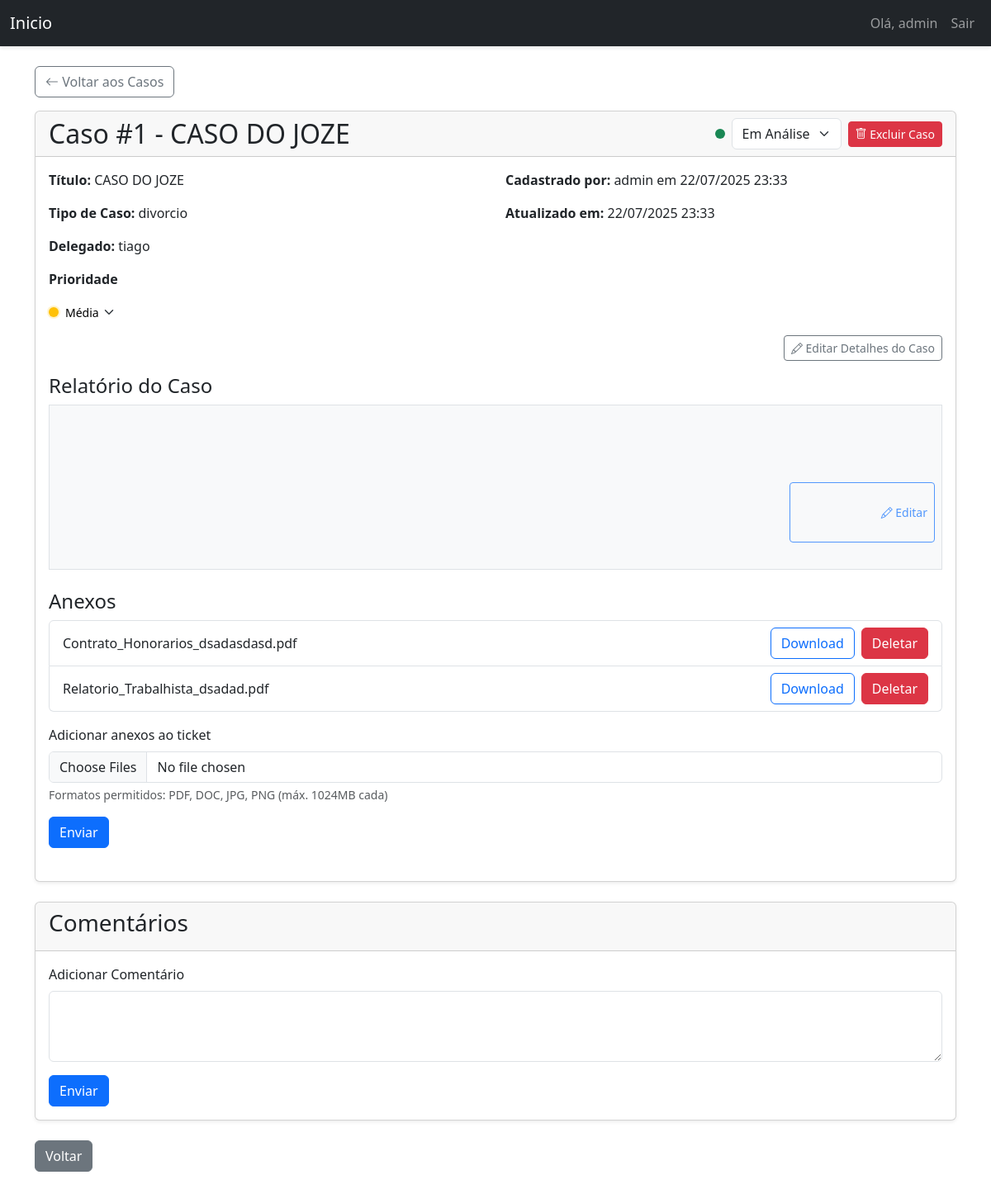
Page /ticket/1 (signed in) on the committed database.
### models.py (models this page shows, shortened)
class User(UserMixin, db.Model):
    id = db.Column(db.Integer, primary_key=True)
    username = db.Column(db.String(64), index=True, unique=True)
    email = db.Column(db.String(120), index=True, unique=True)
    password_hash = db.Column(db.String(128))
    is_admin = db.Column(db.Boolean, default=False)
    tickets = db.relationship('Ticket', backref='author', lazy='dynamic', cascade="all, delete-orphan")
    comments = db.relationship('Comment', backref='author', lazy='dynamic', cascade="all, delete-orphan")
    attachments = db.relationship('Attachment', backref='author', lazy='dynamic')

class Ticket(db.Model):
    id = db.Column(db.Integer, primary_key=True)
    title = db.Column(db.String(140))
    description = db.Column(db.Text)
    case_number = db.Column(db.String(50))
    status = db.Column(db.String(20), default='Em Análise')
    priority = db.Column(db.String(20), default='Média')
    created_at = db.Column(db.DateTime, index=True, default=datetime.utcnow)
    updated_at = db.Column(db.DateTime, index=True, default=datetime.utcnow)
    user_id = db.Column(db.Integer, db.ForeignKey('user.id'))
    delegado = db.Column(db.String(100))
    comments = db.relationship('Comment', backref='ticket', lazy='dynamic', cascade="all, delete-orphan")
    attachments = db.relationship('Attachment', backref='ticket', lazy='dynamic', cascade="all, delete-orphan")

class Attachment(db.Model):
    id = db.Column(db.Integer, primary_key=True)
    filename = db.Column(db.String(100), nullable=False)
    path = db.Column(db.String(200), nullable=False) # A coluna se chama 'path'
    position = db.Column(db.Integer, default=0)
    uploaded_at = db.Column(db.DateTime, default=datetime.utcnow)
    user_id = db.Column(db.Integer, db.ForeignKey('user.id'), nullable=False)
    ticket_id = db.Column(db.Integer, db.ForeignKey('ticket.id'), nullable=True)
    comment_id = db.Column(db.Integer, db.ForeignKey('comment.id'), nullable=True)

### triagem/routes/ticket.py (the view)
@ticket_bp.route('/<int:ticket_id>')
@login_required
def view_ticket(ticket_id):
    ticket = Ticket.query.get_or_404(ticket_id)
    comments = ticket.comments.order_by(Comment.created_at).all()
    return render_template('ticket.html', ticket=ticket, comments=comments)

### triagem/templates/ticket.html (shortened to what this page needs)
{% extends "base.html" %}
{% block styles %}
{{ super() }}
<link rel="stylesheet" href="{{ url_for('static', filename='css/ticket.css') }}">
{% endblock %}
{% block content %}
<div id="ticket-container"
     data-ticket-id="{{ ticket.id }}"
     data-reorder-url="{{ url_for('ticket.reorder_attachments', ticket_id=ticket.id) }}"
     data-rename-url="{{ url_for('ticket.rename_attachment', ticket_id=ticket.id) }}">
    <div class="mb-3">
        <a href="{{ url_for('dashboard.dashboard') }}" class="btn btn-outline-secondary">
            <i class="bi bi-arrow-left"></i> Voltar aos Casos
        </a>
    </div>
    <div class="card mb-4">
        <div class="card-header d-flex flex-column flex-sm-row justify-content-between align-items-start align-items-sm-center">
            <h2 class="mb-2 mb-sm-0">Caso #{{ ticket.id }} - {{ ticket.title }}</h2>
            <div class="d-flex align-items-center gap-2">
                {% if current_user.is_admin %}
                <form id="statusForm" method="POST" action="{{ url_for('ticket.update_status', ticket_id=ticket.id) }}" class="d-flex align-items-center gap-2">
                    <div class="status-indicator {% if ticket.status == 'Em Análise' %}bg-success{% elif ticket.status == 'Em Espera' %}bg-warning{% else %}bg-secondary{% endif %}"></div>
                    <select name="status" class="form-select" onchange="this.form.submit()" style="width: auto;">
                        <option value="Em Análise" {% if ticket.status == 'Em Análise' %}selected{% endif %}>Em Análise</option>
                    </select>
                </form>
                {% endif %}
                {% if current_user.is_admin or ticket.user_id == current_user.id %}
                <form method="POST" action="{{ url_for('ticket.delete_ticket', ticket_id=ticket.id) }}">
                    <button type="submit" class="btn btn-danger btn-sm" onclick="return confirm('Tem certeza que deseja deletar este Caso permanentemente?')">
                        <i class="bi bi-trash"></i> <span class="d-none d-sm-inline">Excluir Caso</span>
                    </button>
                </form>
                {% endif %}
            </div>
        </div>
        <div class="card-body">
            <div class="row mb-3">
                <div class="col-md-6">
                    <p><strong>Título:</strong> {{ ticket.title }}</p>
                    <p><strong>Tipo de Caso:</strong> {{ ticket.case_number }}</p>
                    <p><strong>Delegado: </strong> {{ ticket.delegado }} </p>
                    <p class="d-flex align-items-center">
                        <strong class="me-2">Prioridade</strong>
                        {% if current_user.is_admin or ticket.user_id == current_user.id %}
                        <form id="priorityForm" method="POST" action="{{ url_for('ticket.update_priority', ticket_id=ticket.id) }}" class="d-inline-flex align-items-center">
                            <span class="priority-icon me-2 {% if ticket.priority == 'Alta' %}priority-high{% elif ticket.priority == 'Média' %}priority-medium{% else %}priority-low{% endif %}"></span>
                            <select name="priority" class="form-select-sm border-0 bg-transparent p-0" onchange="this.form.submit()">
                                <option value="Média" {% if ticket.priority == 'Média' %}selected{% endif %}>Média</option>
                            </select>
                        </form>
                        {% else %}
                        <span class="d-inline-flex align-items-center">
                            <span class="priority-icon me-2 {% if ticket.priority == 'Alta' %}priority-high{% elif ticket.priority == 'Média' %}priority-medium{% else %}priority-low{% endif %}"></span>
                            {{ ticket.priority }}
                        </span>
                        {% endif %}
                    </p>
                </div>
                <div class="col-md-6">
                    <p><strong>Cadastrado por:</strong> {{ ticket.author.username }}  em  {{ ticket.created_at.strftime('%d/%m/%Y %H:%M') }}</p>
                    <p><strong>Atualizado em:</strong> {{ ticket.updated_at.strftime('%d/%m/%Y %H:%M') }}</p>
                </div>
                {% if current_user.is_admin or ticket.user_id == current_user.id %}
                <div class="col-12 text-end">
                    <a href="{{ url_for('ticket.edit_ticket', ticket_id=ticket.id) }}" class="btn btn-sm btn-outline-secondary">
                        <i class="bi bi-pencil"></i> Editar Detalhes do Caso
                    </a>
                </div>
                {% endif %}
            </div>
            <div class="mb-4 position-relative">
                <h4>Relatório do Caso</h4>
                <div id="reportView" class="border p-3 bg-light text-justify" style="white-space: pre-wrap; text-align: justify; min-height: 200px; position: relative;">
                    {% if current_user.is_admin or ticket.user_id == current_user.id %}
                    <div class="position-absolute bottom-0 end-0 m-2">
                        <button class="btn btn-sm btn-outline-primary btn-edit-report" onclick="enableEdit()">
                            <i class="bi bi-pencil"></i> Editar
                        </button>
                    </div>
                    {% endif %}
                </div>
            </div>
            {% if ticket.attachments.count() > 0 or current_user.is_admin or ticket.user_id == current_user.id %}
            <div class="mb-4">
                <h4>Anexos</h4>
                {% if ticket.attachments.count() > 0 %}
                <div id="attachmentsList" class="list-group mb-3">
                {% for attachment in ticket.attachments.order_by('position') %}
                <div class="list-group-item d-flex flex-column flex-sm-row justify-content-between align-items-start align-items-sm-center attachment-item" data-id="{{ attachment.id }}">
                    <div class="d-flex align-items-center mb-2 mb-sm-0 me-sm-2 flex-grow-1">
                        <span id="filename_{{ attachment.id }}"
                              class="editable-filename"
                              style="word-break: break-all;"
                              data-bs-toggle="modal"
                              data-bs-target="#renameAttachmentModal"
                              data-attachment-id="{{ attachment.id }}"
                              data-attachment-name="{{ attachment.filename }}">
                            {{ attachment.filename }}
                        </span>
                    </div>
                    <div class="d-flex gap-2 mt-2 mt-sm-0 flex-wrap">
                        <a href="{{ url_for('ticket.download_attachment', attachment_id=attachment.id) }}"
                           class="btn btn-outline-primary">Download</a>
                        <form method="POST" action="{{ url_for('ticket.delete_attachment', attachment_id=attachment.id) }}" class="d-inline">
                            <button type="submit" class="btn btn-danger"
                                    onclick="return confirm('Tem certeza que deseja deletar este anexo?')">
                                Deletar
                            </button>
                        </form>
                    </div>
                </div>
                {% endfor %}
                </div>
                {% endif %}
                {% if current_user.is_admin or ticket.user_id == current_user.id %}
                <form method="POST" action="{{ url_for('ticket.add_ticket_attachment', ticket_id=ticket.id) }}" enctype="multipart/form-data">
                    <div class="mb-3">
                        <label for="ticket_attachments" class="form-label">Adicionar anexos ao ticket</label>
                        <input class="form-control" type="file" id="ticket_attachments" name="ticket_attachments" multiple>
                        <div class="form-text">Formatos permitidos: PDF, DOC, JPG, PNG (máx. 1024MB cada)</div>
                    </div>
                    <button type="submit" class="btn btn-primary">Enviar</button>
                </form>
                {% endif %}
            </div>
            {% endif %}
        </div>
    </div>
    <div class="card mb-4">
        <div class="card-header">
            <h3>Comentários</h3>
        </div>
        <div class="card-body">
           <form method="POST" action="{{ url_for('ticket.add_comment', ticket_id=ticket.id) }}">
             <div class="mb-3">
                <label for="content" class="form-label">Adicionar Comentário</label>
                <textarea class="form-control" id="content" name="content" rows="3" required></textarea>
            </div>
            <button type="submit" class="btn btn-primary">Enviar</button>
            </form>
        </div>
    </div>
    <a href="{{ url_for('dashboard.dashboard') }}" class="btn btn-secondary">Voltar</a>
</div>
{% endblock %}

### triagem/templates/base.html (shortened to what this page needs)
<!DOCTYPE html>
<html lang="pt-BR">
<head>
    {% block styles %}
        <link rel="stylesheet" href="https://cdn.jsdelivr.net/npm/bootstrap-icons@1.8.0/font/bootstrap-icons.css">
        <link rel="stylesheet" href="{{ url_for('static', filename='css/triagem.css') }}">
        <link href="https://cdn.jsdelivr.net/npm/bootstrap@5.3.0/dist/css/bootstrap.min.css" rel="stylesheet">
    {% endblock %}
</head>
<body>
    <nav class="navbar navbar-expand-lg navbar-dark bg-dark">
        <div class="container-fluid">
            <a class="navbar-brand" href="{{ url_for('main.index') }}">Inicio</a>
            <div class="collapse navbar-collapse" id="navbarNav">
                <ul class="navbar-nav ms-auto">
                    {% if current_user.is_authenticated %}
                    <li class="nav-item">
                        <span class="nav-link">Olá, {{ current_user.username }}</span>
                    </li>
                    <li class="nav-item">
                        <a class="nav-link" href="{{ url_for('auth.logout') }}">Sair</a>
                    </li>
                    {% else %}
                    <li class="nav-item">
                        <a class="nav-link" href="{{ url_for('auth.login') }}">Login</a>
                    </li>
                    {% endif %}
                </ul>
            </div>
        </div>
    </nav>
    <div class="container mt-4">
        {% block content %}{% endblock %}
    </div>
</body>
</html>

### static/css/triagem.css (style rules this page uses)
body { background-color: #f8f9fa; padding-bottom: 50px; font-family: 'Open Sans', sans-serif; }
.navbar { box-shadow: 0 2px 4px rgba(0,0,0,.1); }
.card { box-shadow: 0 0.125rem 0.25rem rgba(0, 0, 0, 0.075); border: none; }
.card-header { background-color: #f8f9fa; border-bottom: 1px solid rgba(0,0,0,.125); }
textarea.form-control { min-height: 150px; }
.attachment-item { transition: all 0.2s; }
::placeholder { color: #6c757d; opacity: 1; }
#reportView { padding-bottom: 40px; }
.btn-edit-report { transition: all 0.3s ease; opacity: 0.7; }
.attachment-item { transition: transform 0.2s ease; }
.list-group-item { align-items: center; }
.status-indicator { width: 12px; height: 12px; border-radius: 50%; display: inline-block; }
.priority-icon { width: 12px; height: 12px; border-radius: 50%; display: inline-block; }
.priority-medium { background-color: #ffc107; box-shadow: 0 0 0 2px rgba(255, 193, 7, 0.2); }
#priorityForm .form-select-sm { appearance: none; -webkit-appearance: none; background-repeat: no-repeat; background-position: right 0.25rem center; background-size: 16px 12px; padding-right: 1.5rem !important; cursor: pointer; }

### static/css/ticket.css (style rules this page uses)
.attachment-item { cursor: move; }
.attachment-item .btn, .attachment-item a, .attachment-item form { cursor: pointer; }
.editable-filename { cursor: pointer; font-weight: 500; }

### rows in the picture
User: username "admin", author.username "admin"
Ticket: id "1", title "CASO DO JOZE", status "Em Análise", case_number "divorcio", delegado "tiago", priority "Média", created_at "22/07/2025 23:33", updated_at "22/07/2025 23:33"
Attachment: filename "Contrato_Honorarios_dsadasdasd.pdf"
Attachment: filename "Relatorio_Trabalhista_dsadad.pdf"
